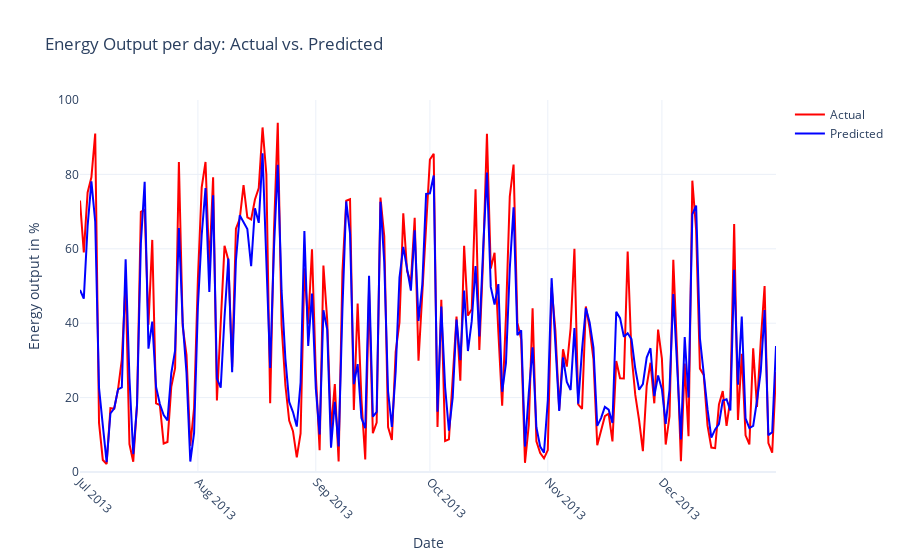

Write notebook code for a chart like this one.
### Code cell
get_figure_comparison(df_comparison, ['Wind Farm 1'])

### Figure 1 — Plotly figure (JSON) as saved in the notebook; plotly's stock layout.template omitted (floating-point values rounded to 4 significant figures; data arrays with more than 128 entries replaced by an {"elided": "..."} marker saying what was removed)
{"data": [{"line": {"color": "red"}, "mode": "lines", "name": "Actual", "x": {"elided": "184 str values"}, "y": {"elided": "184 float values"}, "type": "scatter"}, {"line": {"color": "blue"}, "mode": "lines", "name": "Predicted", "x": {"elided": "184 str values"}, "y": {"elided": "184 float values"}, "type": "scatter"}], "layout": {"yaxis": {"range": [0, 1], "tickmode": "array", "tickvals": [0, 0.2, 0.4, 0.6, 0.8, 1], "ticktext": ["0", "20", "40", "60", "80", "100"], "title": {"text": "Energy output in %"}}, "xaxis": {"title": {"text": "Date"}, "tickangle": 45}, "title": {"text": "Energy Output per day: Actual vs. Predicted"}}}
